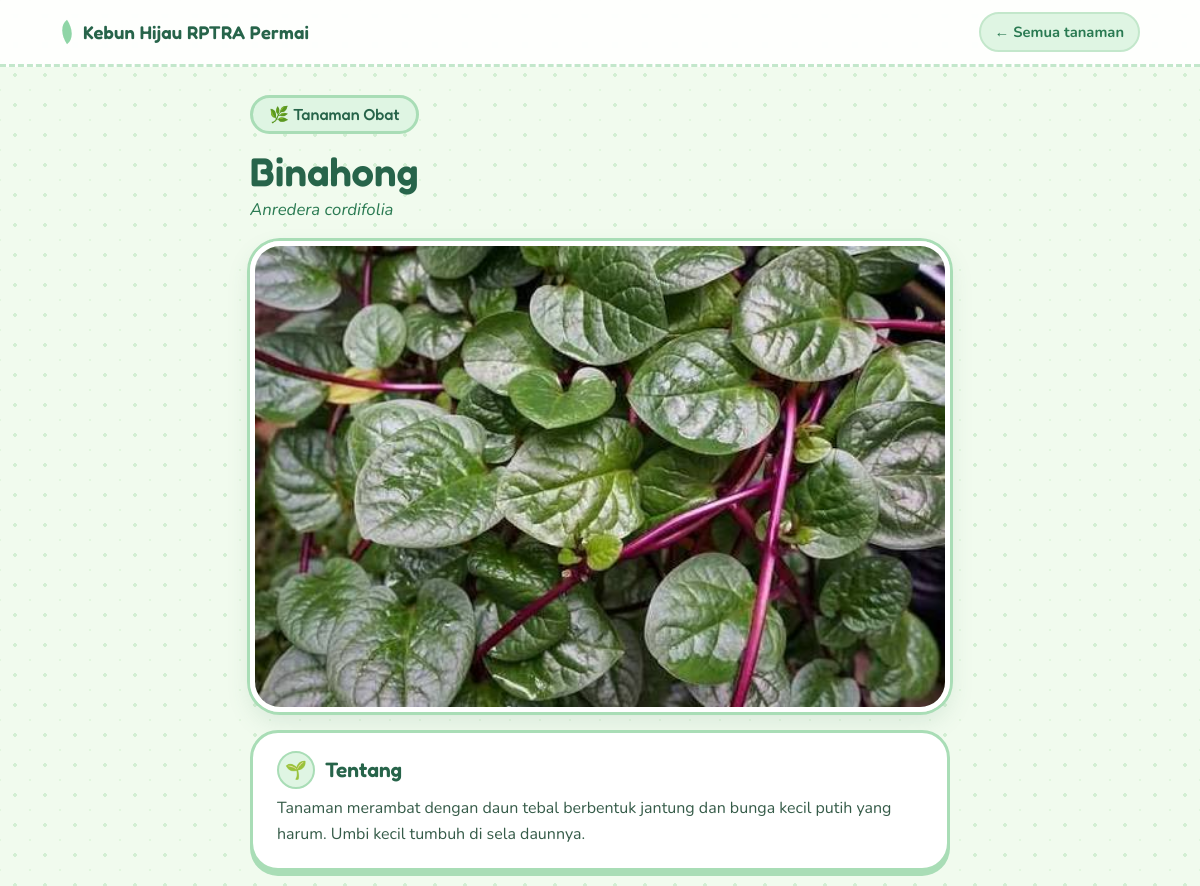
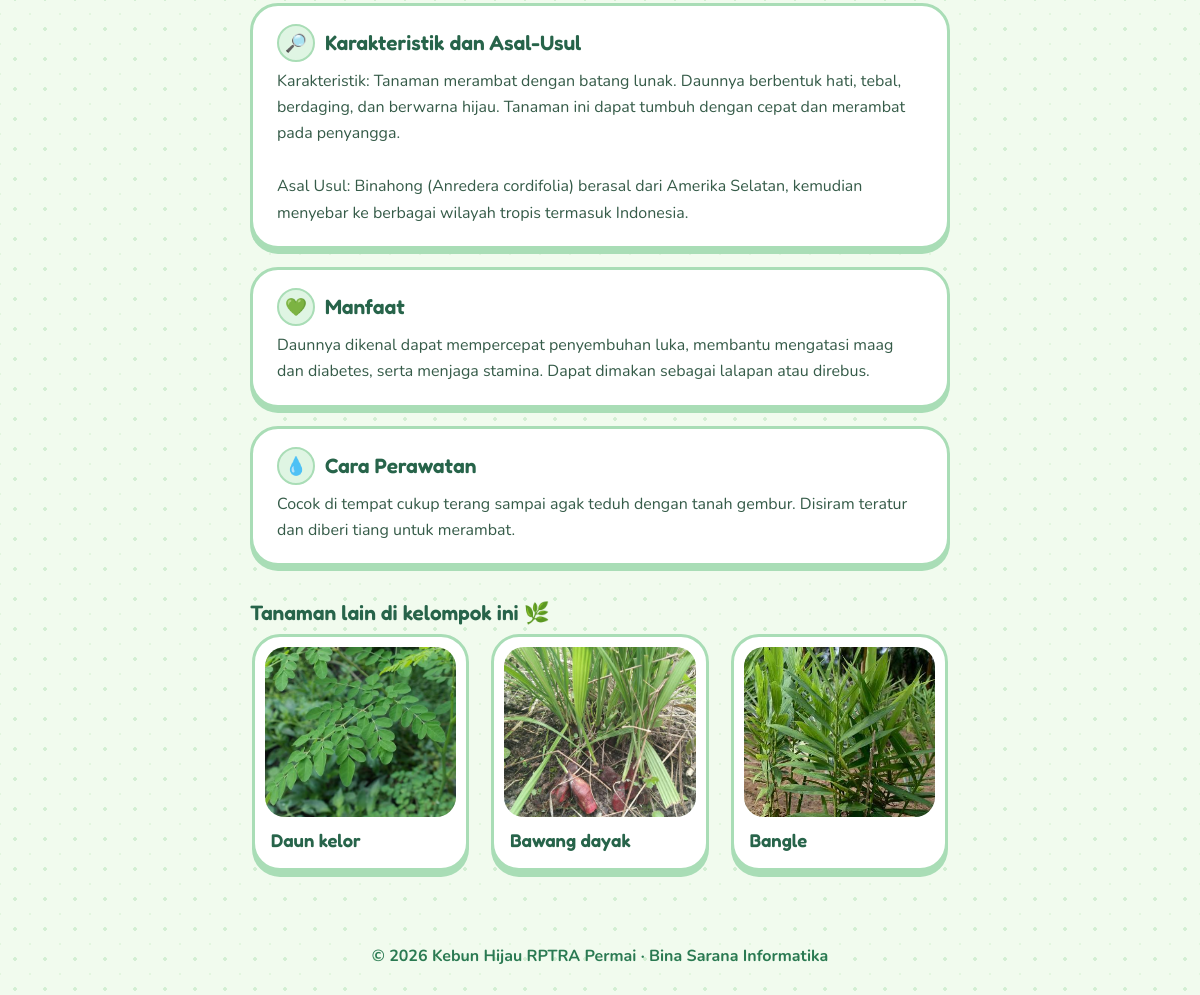
Screenshot of /tanaman.php?id=19 with the database file from the repository (2 pictures, top to bottom).
### tables this page shows
CREATE TABLE `tanaman` (
  `id` int NOT NULL,
  `nama` varchar(120) NOT NULL,
  `nama_latin` varchar(160) DEFAULT NULL,
  `kategori` varchar(80) NOT NULL DEFAULT 'Tanaman Hias',
  `ringkasan` varchar(255) DEFAULT NULL,
  `deskripsi` text,
  `karakteristik` text,
  `jenis` text,
  `manfaat` text,
  `perawatan` text,
  `foto` varchar(100) DEFAULT NULL,
  `video` varchar(100) DEFAULT NULL,
  `video_url` varchar(255) DEFAULT NULL,
  `created_at` timestamp NULL DEFAULT CURRENT_TIMESTAMP
);

### tanaman.php (the view, shortened to what this page needs)
<?php require 'config.php';
$s=db()->prepare('SELECT * FROM tanaman WHERE id=?');$s->execute([(int)($_GET['id']??0)]);$t=$s->fetch();
$o=db()->prepare('SELECT id,nama,foto FROM tanaman WHERE kategori=? AND id<>? ORDER BY RAND() LIMIT 3');$o->execute([$t['kategori'],$t['id']]);$lain=$o->fetchAll();
$i=kat($t['kategori']);$y=yt($t['video_url']??'');
$bagian=['deskripsi'=>['🌱','Tentang'],'karakteristik'=>['🔎','Karakteristik dan Asal-Usul'],'manfaat'=>['💚','Manfaat'],'perawatan'=>['💧','Cara Perawatan']];
head($t['nama'].' - Kebun Hijau'); ?>
<header class="top"><a class="logo" href="index.php">Kebun Hijau RPTRA Permai</a><a class="navlink" href="index.php">← Semua tanaman</a></header>
<main class="wrap detail g-<?=$i['slug']?>">
<a class="badge" href="index.php?k=<?=$i['slug']?>"><?=$i['emoji']?> <?=e($t['kategori'])?></a>
<h1><?=e($t['nama'])?></h1><?php if($t['nama_latin']): ?><em class="latin"><?=e($t['nama_latin'])?></em><?php endif ?>
<?php if($t['foto']): ?><img class="big" src="uploads/<?=e($t['foto'])?>" alt="<?=e($t['nama'])?>"><?php else: ?><div class="big ph-big"><?=$i['emoji']?></div><?php endif ?>
<?php foreach($bagian as $kol=>[$emo,$judul]): if(trim((string)($t[$kol]??''))==='') continue; ?>
<section class="bubble"><h2><span><?=$emo?></span> <?=e($judul)?></h2><p><?=nl2br(e($t[$kol]??''))?></p></section>
<?php endforeach ?>
<?php if($lain): ?><h2 class="lain-title">Tanaman lain di kelompok ini <?=$i['emoji']?></h2>
<div class="grid mini"><?php foreach($lain as $r): ?>
<a class="card" href="tanaman.php?id=<?=$r['id']?>"><?php if($r['foto']): ?><img src="uploads/<?=e($r['foto'])?>" alt="<?=e($r['nama'])?>" loading="lazy"><?php else: ?><div class="ph"><?=$i['emoji']?></div><?php endif ?><div class="cb"><h3><?=e($r['nama'])?></h3></div></a>
<?php endforeach ?></div><?php endif ?>
</main><footer>© <?=date('Y')?> Kebun Hijau RPTRA Permai · Bina Sarana Informatika </footer></body></html>

### assets/style.css (style rules this page uses)
:root { --bg:#f1fbee;--paper:#fbfff8;--white:#ffffff; --ink:#355b48;--dark:#27644a;--link:#2a7a52; --leaf:#8fd5a6;--leaf-d:#6fc28d;--mint:#dff5e3;--line:#c3e7cb; --tone:#dff5e3;--edge:#a9ddb6; --pink:#ffe8ee;--pink-edge:#ffc3d2;--butter:#fff4cc;--butter-edge:#f3dc88; --font-h:"Fredoka","Arial Rounded MT Bold","Trebuchet MS",sans-serif; --font-b:"Nunito","Trebuchet MS",Verdana,sans-serif; }
.g-obat { --tone:#dff5e3;--edge:#a9ddb6 }
* { box-sizing:border-box }
html { scroll-behavior:smooth;scroll-padding-top:80px }
body { margin:0;font-family:var(--font-b);font-size:16px;line-height:1.65;color:var(--ink); background-color:var(--bg); background-image:radial-gradient(#d3efd3 1.6px,transparent 1.6px),radial-gradient(#e2f6df 1.2px,transparent 1.2px); background-size:30px 30px,30px 30px;background-position:0 0,15px 15px }
a { color:var(--link);text-decoration:none }
h1,h2,h3 { font-family:var(--font-h);font-weight:600;line-height:1.25 }
.top { display:flex;justify-content:space-between;align-items:center;gap:12px;padding:12px 5vw; background:rgba(255,255,255,.88);backdrop-filter:blur(6px); border-bottom:3px dashed var(--line);position:sticky;top:0;z-index:5 }
.logo { font-family:var(--font-h);font-weight:600;font-size:1.15rem;color:var(--dark);letter-spacing:.2px }
.logo:before { content:"";display:inline-block;width:14px;height:20px;margin-right:9px;background:var(--leaf); border-radius:100% 0 100% 0;transform:rotate(-35deg);vertical-align:-3px;transition:transform .3s }
.navlink { font-weight:700;background:var(--mint);padding:6px 14px;border-radius:999px;border:2px solid var(--line);white-space:nowrap;font-size:.92rem }
.grid { display:grid;grid-template-columns:repeat(auto-fill,minmax(230px,1fr));gap:22px;padding:18px 2px 14px }
.grid.mini { grid-template-columns:repeat(auto-fill,minmax(170px,1fr));padding-top:8px }
.card { display:flex;flex-direction:column;background:var(--white);border:3px solid var(--edge);border-radius:28px;overflow:hidden;color:inherit; box-shadow:0 6px 0 var(--edge);transition:transform .2s,box-shadow .2s }
.card img,.ph { width:calc(100% - 20px);margin:10px 10px 0;height:170px;object-fit:cover;display:block;border-radius:20px;background:var(--tone) }
.cb { padding:12px 16px 16px;display:flex;flex-direction:column;flex:1 }
.cb h3 { margin:0;color:var(--dark);font-size:1.15rem }
.wrap { max-width:820px;margin:0 auto;padding:28px 5vw }
.wrap h1 { font-size:clamp(1.8rem,5vw,2.5rem);margin:12px 0 0;color:var(--dark) }
.wrap h2 { color:var(--dark) }
.latin { display:block;color:var(--link);font-size:1.05rem;margin-bottom:4px }
.badge { display:inline-block;font-family:var(--font-h);font-weight:500;background:var(--tone);border:3px solid var(--edge);color:var(--dark);border-radius:999px;padding:3px 16px }
.big { width:100%;border-radius:30px;margin:18px 0;display:block;border:5px solid var(--white);box-shadow:0 0 0 3px var(--edge),0 10px 24px #3a7a5a22 }
img.big { max-height:520px;object-fit:cover }
.bubble { background:var(--white);border:3px solid var(--edge);border-radius:28px;padding:18px 24px 20px;margin:18px 0;box-shadow:0 5px 0 var(--edge) }
.bubble h2 { display:flex;align-items:center;gap:10px;margin:0 0 6px;font-size:1.3rem }
.bubble h2 span { display:grid;place-items:center;width:38px;height:38px;border-radius:50%;background:var(--tone);border:2px solid var(--edge);font-size:1.1rem }
.bubble p { margin:0 }
.lain-title { margin:34px 0 0;font-size:1.3rem }
footer { text-align:center;padding:30px 5vw 34px;color:var(--link);font-weight:700 }

### rows the page displays
tanaman: kategori "🌿", kategori "Tanaman Obat", nama "Binahong", nama_latin "Anredera cordifolia", foto (picture), deskripsi "Tanaman merambat dengan daun tebal berbentuk jantung dan bunga kecil putih yang harum. Umbi kecil tumbuh di sela daunnya.", karakteristik "Karakteristik: Tanaman merambat dengan batang lunak. Daunnya berbentuk hati, tebal, berdaging, dan berwarna hijau. Tanaman ini dapat tumbuh dengan cepat dan merambat pada penyangga. Asal Usul: Binahong (Anredera cordifolia) berasal dari Amerika Selatan, kemudian menyebar ke berbagai wilayah tropis termasuk Indonesia.", manfaat "Daunnya dikenal dapat mempercepat penyembuhan luka, membantu mengatasi maag dan diabetes, serta menjaga stamina. Dapat dimakan sebagai lalapan atau direbus.", perawatan "Cocok di tempat cukup terang sampai agak teduh dengan tanah gembur. Disiram teratur dan diberi tiang untuk merambat."
tanaman: foto (picture), nama "Daun kelor"
tanaman: foto (picture), nama "Bawang dayak"
tanaman: foto (picture), nama "Bangle"

### other values shown
$emo "🌱"
$judul "Tentang"
$emo "🔎"
$judul "Karakteristik dan Asal-Usul"
$emo "💚"
$judul "Manfaat"
$emo "💧"
$judul "Cara Perawatan"
